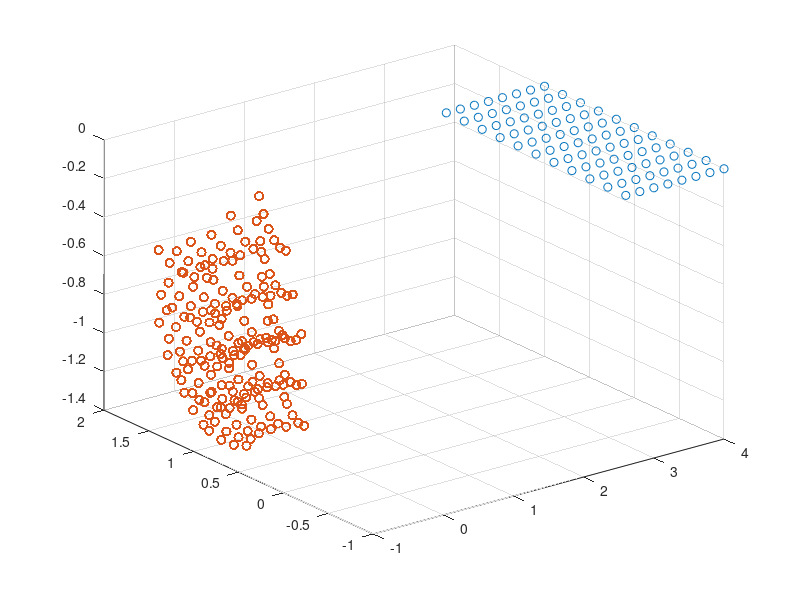
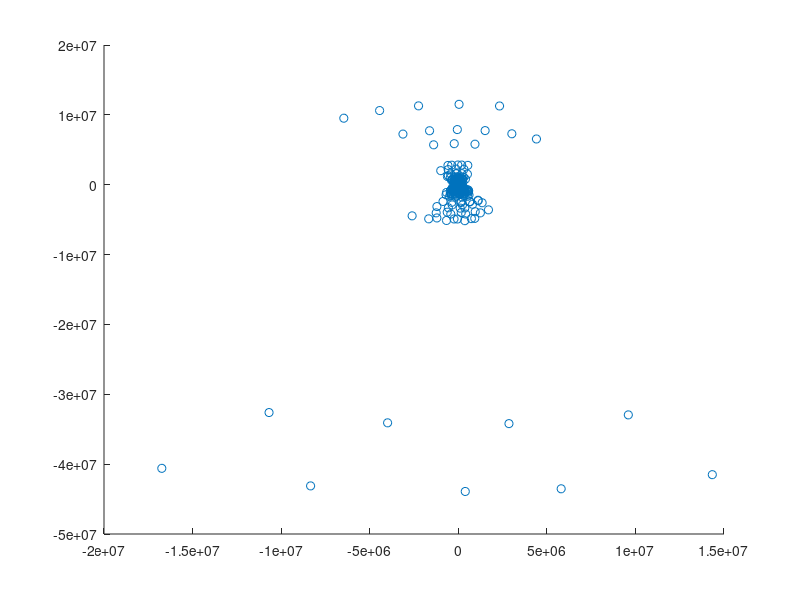

The MATLAB source for these figures, in order:
[sprays_x, sprays_y] = meshgrid(2.6 : 0.2 : 4.0, -1.0 : 0.2 : 1.0);
sprays_x = reshape(sprays_x, [], 1);
sprays_y = reshape(sprays_y, [], 1);
% scatter(sprays_x, sprays_y);
% figure();

gt_proj = [
	434.8289178042981	0					500.5	0;
	0					434.8289178042981	330.5	0;
	0					0					1		0
];

camera_premod = [
	0 0  1 0;
	0 -1 0 0;
	1 0  0 0;
	0 0 0 1
];

gt_CAM_to_FOREARM = [
	1 0 0 0;
	0 1 0 0;
	0 0 1 0;
	0 0 0 1
];
gt_FLANGE_to_HEAD = [
	1 0 0 0;
	0 1 0 0;
	0 0 1 0;
	0 0 0 1
];

FOREARM_to_BASE_all = csvread('arm_positions.csv');
FOREARM_to_BASE_all = FOREARM_to_BASE_all(:, 1 : end - 1);
FOREARM_to_BASE_all = reshape(FOREARM_to_BASE_all, [], 4, 4);
for i = 1 : size(FOREARM_to_BASE_all, 1)
	%They get read in transposed for some reason.
	FOREARM_to_BASE_all(i, :, :) = camera_premod * squeeze(FOREARM_to_BASE_all(i, :, :))';
end

BASE_to_FLANGE_all = nan(size(sprays_x, 1), 4, 4);
for i = 1 : size(sprays_x, 1)
	BASE_to_FLANGE_all(i, :, :) = [
		1  0  0 sprays_x(i);
		0 -1  0 sprays_y(i);
		0  0 -1 0.2
		0  0  0 1
	];
end

HEAD_to_POINT = [
	1 0 0 0;
	0 1 0 0;
	0 0 1 0.2;
	0 0 0 1
];

data_lines = nan(size(BASE_to_FLANGE_all, 1) * size(FOREARM_to_BASE_all, 1), 34);

btps = nan(size(BASE_to_FLANGE_all, 1), 3);
btfs = nan(size(data_lines, 1), 3);

i = 1;
for s = 1 : size(BASE_to_FLANGE_all, 1)
	BASE_to_FLANGE = squeeze(BASE_to_FLANGE_all(s, :, :));
	BASE_to_POINT = BASE_to_FLANGE * gt_FLANGE_to_HEAD * HEAD_to_POINT;
	
	btps(s, 1) = BASE_to_POINT(1, 4);
	btps(s, 2) = BASE_to_POINT(2, 4);
	btps(s, 3) = BASE_to_POINT(3, 4);
	
	for v = 1 : size(FOREARM_to_BASE_all, 1)
		FOREARM_to_BASE = squeeze(FOREARM_to_BASE_all(v, :, :));
		CAM_to_POINT = gt_CAM_to_FOREARM * FOREARM_to_BASE * BASE_to_POINT;
		
		point = [CAM_to_POINT(1, 4); CAM_to_POINT(2, 4); CAM_to_POINT(3, 4); 1];
		projected_point = gt_proj * point;
		
		data_lines(i, :) = [
			reshape(BASE_to_FLANGE, 1, []) reshape(FOREARM_to_BASE, 1, []) 0 0
		];
		data_lines(i, 33) = projected_point(1) / projected_point(3);
		data_lines(i, 34) = projected_point(2) / projected_point(3);
		%data_lines(i, 33) = point(1);
		%data_lines(i, 34) = point(2);
		
		btfs(i, 1) = FOREARM_to_BASE(1, 4);
		btfs(i, 2) = FOREARM_to_BASE(2, 4);
		btfs(i, 3) = FOREARM_to_BASE(3, 4);
		
		if(i == 1)
			BASE_to_FLANGE
			FOREARM_to_BASE
			BASE_to_POINT
			CAM_to_POINT
		end
		
		i = i + 1;
	end
end

scatter3(btps(:, 1), btps(:, 2), btps(:, 3));
hold on;
scatter3(btfs(:, 1), btfs(:, 2), btfs(:, 3));
hold off;

figure();
scatter(data_lines(:, 33), data_lines(:, 34));

csvwrite('synthetic_data.csv', data_lines);